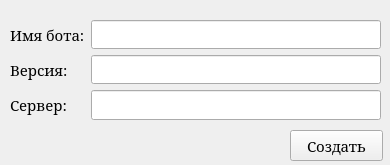
<?xml version="1.0" encoding="UTF-8"?>
<ui version="4.0">
 <class>CreateForm</class>
 <widget class="QWidget" name="CreateForm">
  <property name="geometry">
   <rect>
    <x>0</x>
    <y>0</y>
    <width>390</width>
    <height>165</height>
   </rect>
  </property>
  <property name="minimumSize">
   <size>
    <width>390</width>
    <height>165</height>
   </size>
  </property>
  <property name="maximumSize">
   <size>
    <width>390</width>
    <height>165</height>
   </size>
  </property>
  <property name="font">
   <font>
    <family>MS Serif</family>
    <pointsize>11</pointsize>
   </font>
  </property>
  <property name="windowTitle">
   <string>Создание бота</string>
  </property>
  <widget class="QWidget" name="formLayoutWidget">
   <property name="geometry">
    <rect>
     <x>10</x>
     <y>20</y>
     <width>371</width>
     <height>100</height>
    </rect>
   </property>
   <layout class="QFormLayout" name="formLayout">
    <item row="0" column="1">
     <widget class="QLineEdit" name="name_lineedit"/>
    </item>
    <item row="1" column="0">
     <widget class="QLabel" name="label_4">
      <property name="text">
       <string>Версия:</string>
      </property>
     </widget>
    </item>
    <item row="1" column="1">
     <widget class="QLineEdit" name="version_lineedit"/>
    </item>
    <item row="2" column="0">
     <widget class="QLabel" name="label_2">
      <property name="text">
       <string>Сервер:</string>
      </property>
     </widget>
    </item>
    <item row="2" column="1">
     <widget class="QLineEdit" name="server_lineedit"/>
    </item>
    <item row="0" column="0">
     <widget class="QLabel" name="label">
      <property name="text">
       <string>Имя бота:</string>
      </property>
     </widget>
    </item>
   </layout>
  </widget>
  <widget class="QPushButton" name="create_bot_button">
   <property name="geometry">
    <rect>
     <x>290</x>
     <y>130</y>
     <width>93</width>
     <height>31</height>
    </rect>
   </property>
   <property name="text">
    <string>Создать</string>
   </property>
  </widget>
  <widget class="QLabel" name="error_label">
   <property name="geometry">
    <rect>
     <x>10</x>
     <y>130</y>
     <width>271</width>
     <height>31</height>
    </rect>
   </property>
   <property name="text">
    <string/>
   </property>
  </widget>
 </widget>
 <resources/>
 <connections/>
</ui>
